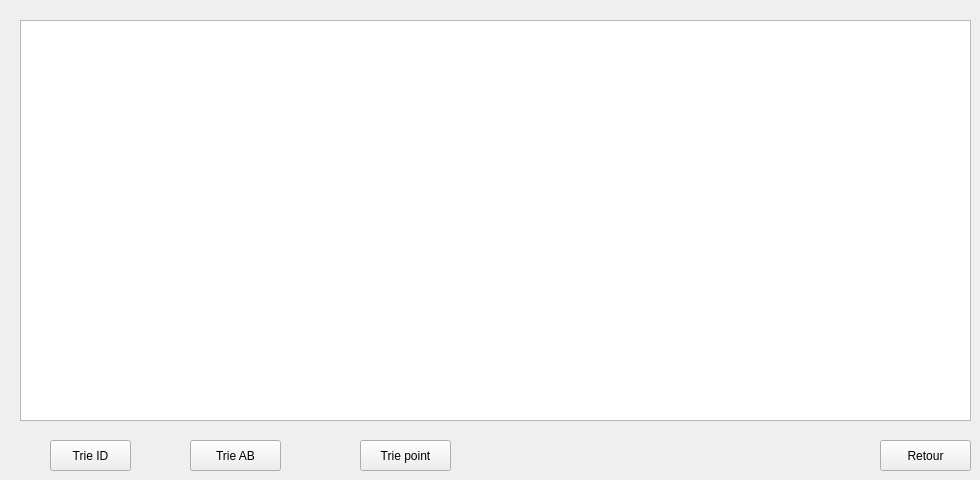
       <widget class="QWidget" name="page_8">
        <widget class="QTableView" name="tableView_ab_2">
         <property name="geometry">
          <rect>
           <x>20</x>
           <y>20</y>
           <width>951</width>
           <height>401</height>
          </rect>
         </property>
        </widget>
        <widget class="QPushButton" name="pushButton_tri_id_ab">
         <property name="geometry">
          <rect>
           <x>50</x>
           <y>440</y>
           <width>81</width>
           <height>31</height>
          </rect>
         </property>
         <property name="text">
          <string>Trie ID</string>
         </property>
        </widget>
        <widget class="QPushButton" name="pushButton_tri_ab">
         <property name="geometry">
          <rect>
           <x>190</x>
           <y>440</y>
           <width>91</width>
           <height>31</height>
          </rect>
         </property>
         <property name="text">
          <string>Trie AB</string>
         </property>
        </widget>
        <widget class="QPushButton" name="pushButton_tri_point_ab">
         <property name="geometry">
          <rect>
           <x>360</x>
           <y>440</y>
           <width>91</width>
           <height>31</height>
          </rect>
         </property>
         <property name="text">
          <string>Trie point</string>
         </property>
        </widget>
        <widget class="QPushButton" name="pushButton_retour_ab">
         <property name="geometry">
          <rect>
           <x>880</x>
           <y>440</y>
           <width>91</width>
           <height>31</height>
          </rect>
         </property>
         <property name="text">
          <string>Retour</string>
         </property>
        </widget>
       </widget>
